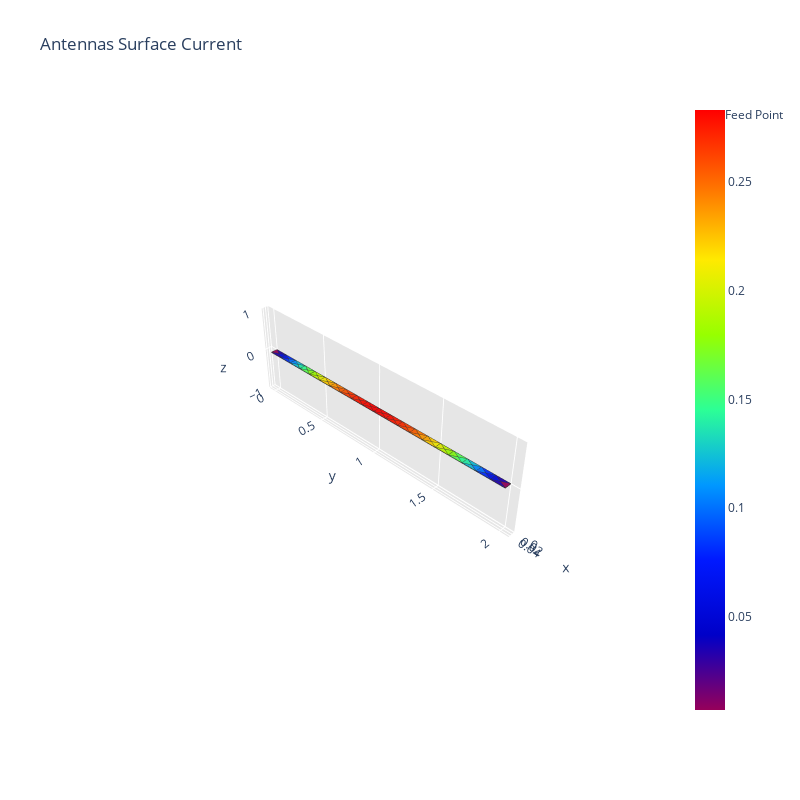

The notebook cell this image was saved under:
### Code cell
process_antenna(strip_mat_gmsh)
print("\n")

start_time = time.time()

scattering_algorithm(strip_mat_gmsh, 75e6, wave_incident_direction, polarization)

elapsed_time = time.time() - start_time
print(f"\nElapsed time for processing the studied antenna: {elapsed_time:.6f} seconds")
print('\n')

### Figure 1 — Plotly figure (JSON) as saved in the notebook; plotly's stock layout.template omitted (floating-point values rounded to 4 significant figures; data arrays with more than 128 entries replaced by an {"elided": "..."} marker saying what was removed)
{"data": [{"facecolor": ["rgb(36, 237, 168)", "rgb(0, 16, 234)", "rgb(0, 16, 234)", "rgb(36, 237, 168)", "rgb(45, 255, 148)", "rgb(255, 168, 0)", "rgb(255, 153, 0)", "rgb(246, 236, 0)", "rgb(231, 239, 0)", "rgb(255, 0, 0)", "rgb(150, 0, 90)", "rgb(150, 0, 90)", "rgb(255, 84, 0)", "rgb(255, 43, 0)", "rgb(255, 0, 0)", "rgb(255, 8, 0)", "rgb(255, 43, 0)", "rgb(255, 36, 0)", "rgb(255, 84, 0)", "rgb(255, 153, 0)", "rgb(255, 168, 0)", "rgb(246, 236, 0)", "rgb(231, 239, 0)", "rgb(153, 255, 0)", "rgb(45, 255, 148)", "rgb(0, 10, 222)", "rgb(0, 10, 222)", "rgb(153, 255, 0)", "rgb(255, 94, 0)", "rgb(255, 36, 0)", "rgb(136, 255, 21)", "rgb(255, 8, 0)", "rgb(255, 12, 0)", "rgb(0, 137, 255)", "rgb(255, 12, 0)", "rgb(255, 94, 0)", "rgb(136, 255, 21)", "rgb(0, 137, 255)", "rgb(0, 111, 255)", "rgb(0, 111, 255)", "rgb(32, 0, 177)", "rgb(32, 0, 177)", "rgb(32, 0, 177)", "rgb(32, 0, 177)", "rgb(0, 45, 255)", "rgb(16, 189, 217)", "rgb(91, 255, 83)", "rgb(193, 246, 0)", "rgb(255, 205, 0)", "rgb(255, 121, 0)", "rgb(255, 62, 0)", "rgb(255, 23, 0)", "rgb(255, 3, 0)", "rgb(255, 3, 0)", "rgb(255, 23, 0)", "rgb(255, 62, 0)", "rgb(255, 121, 0)", "rgb(255, 205, 0)", "rgb(193, 246, 0)", "rgb(91, 255, 83)", "rgb(16, 189, 217)", "rgb(0, 45, 255)", "rgb(0, 45, 255)", "rgb(16, 189, 217)", "rgb(91, 255, 83)", "rgb(193, 246, 0)", "rgb(255, 205, 0)", "rgb(255, 121, 0)", "rgb(255, 62, 0)", "rgb(255, 23, 0)", "rgb(255, 3, 0)", "rgb(255, 3, 0)", "rgb(255, 23, 0)", "rgb(255, 62, 0)", "rgb(255, 121, 0)", "rgb(255, 205, 0)", "rgb(193, 246, 0)", "rgb(91, 255, 83)", "rgb(16, 189, 217)", "rgb(0, 45, 255)"], "i": [20, 23, 4, 39, 6, 36, 9, 8, 37, 32, 1, 3, 10, 34, 13, 31, 15, 30, 29, 28, 17, 27, 18, 26, 25, 22, 41, 7, 35, 11, 38, 12, 33, 5, 14, 16, 19, 24, 40, 21, 0, 4, 2, 23, 5, 6, 7, 8, 9, 10, 11, 12, 13, 14, 15, 16, 17, 18, 19, 20, 21, 22, 24, 25, 26, 27, 28, 29, 30, 31, 32, 33, 34, 35, 36, 37, 38, 39, 40, 41], "j": [52, 61, 54, 44, 55, 42, 58, 42, 56, 57, 53, 43, 45, 45, 46, 46, 47, 60, 47, 48, 49, 49, 50, 50, 51, 43, 53, 56, 58, 59, 55, 57, 59, 44, 60, 48, 51, 52, 54, 61, 53, 53, 43, 43, 54, 44, 55, 56, 42, 58, 45, 59, 57, 46, 60, 47, 48, 49, 50, 51, 52, 61, 61, 52, 51, 50, 49, 48, 47, 60, 46, 57, 59, 45, 58, 42, 56, 55, 44, 54], "k": [25, 22, 41, 6, 39, 9, 36, 37, 8, 13, 0, 2, 35, 11, 32, 14, 30, 15, 16, 17, 28, 18, 27, 19, 20, 23, 4, 38, 10, 34, 7, 33, 12, 40, 31, 29, 26, 21, 5, 24, 41, 1, 22, 3, 4, 5, 6, 7, 8, 9, 10, 11, 12, 13, 14, 15, 16, 17, 18, 19, 20, 21, 23, 24, 25, 26, 27, 28, 29, 30, 31, 32, 33, 34, 35, 36, 37, 38, 39, 40], "name": "", "type": "mesh3d", "x": [0, 0.05, 0.05, 0, 0.05, 0.05, 0.05, 0.05, 0.05, 0.05, 0.05, 0.05, 0.05, 0.05, 0.05, 0.05, 0.05, 0.05, 0.05, 0.05, 0.05, 0.05, 0.05, 0, 0, 0, 0, 0, 0, 0, 0, 0, 0, 0, 0, 0, 0, 0, 0, 0, 0, 0, 0.025, 0.025, 0.025, 0.025, 0.025, 0.025, 0.025, 0.025, 0.025, 0.025, 0.025, 0.025, 0.025, 0.025, 0.025, 0.025, 0.025, 0.025, 0.025, 0.025], "y": [0, 0, 2, 2, 0.1, 0.2, 0.3, 0.4, 0.5, 0.6, 0.7, 0.8, 0.9, 1, 1.1, 1.2, 1.3, 1.4, 1.5, 1.6, 1.7, 1.8, 1.9, 1.9, 1.8, 1.7, 1.6, 1.5, 1.4, 1.3, 1.2, 1.1, 1, 0.9, 0.8, 0.7, 0.6, 0.5, 0.4, 0.3, 0.2, 0.1, 0.55, 1.95, 0.25, 0.75, 1.05, 1.25, 1.35, 1.45, 1.55, 1.65, 1.75, 0.05, 0.15, 0.35, 0.45, 0.95, 0.65, 0.85, 1.15, 1.85], "z": [0, 0, 0, 0, 0, 0, 0, 0, 0, 0, 0, 0, 0, 0, 0, 0, 0, 0, 0, 0, 0, 0, 0, 0, 0, 0, 0, 0, 0, 0, 0, 0, 0, 0, 0, 0, 0, 0, 0, 0, 0, 0, 0, 0, 0, 0, 0, 0, 0, 0, 0, 0, 0, 0, 0, 0, 0, 0, 0, 0, 0, 0]}, {"line": {"color": "rgb(50, 50, 50)", "width": 1.5}, "mode": "lines", "showlegend": false, "type": "scatter3d", "x": {"elided": "400 float values"}, "y": {"elided": "400 float values"}, "z": {"elided": "400 int values"}}, {"hoverinfo": "none", "marker": {"color": [0.007075, 0.2833], "colorscale": [[0, "rgb(150, 0, 90)"], [0.125, "rgb(0, 0, 200)"], [0.25, "rgb(0, 25, 255)"], [0.375, "rgb(0, 152, 255)"], [0.5, "rgb(44, 255, 150)"], [0.625, "rgb(151, 255, 0)"], [0.75, "rgb(255, 234, 0)"], [0.875, "rgb(255, 111, 0)"], [1, "rgb(255, 0, 0)"]], "showscale": true, "size": 0.1}, "mode": "markers", "showlegend": false, "type": "scatter3d", "x": [0], "y": [0], "z": [0]}, {"marker": {"color": "red", "size": 6, "symbol": "circle"}, "mode": "markers+text", "name": "Feed Point", "text": ["Feed Point"], "textposition": "top center", "type": "scatter3d", "x": ["s"], "y": ["t"], "z": ["r"]}], "layout": {"height": 800, "scene": {"aspectratio": {"x": 0.025, "y": 1, "z": 0.3}, "xaxis": {"backgroundcolor": "rgb(230, 230, 230)", "gridcolor": "rgb(255, 255, 255)", "showbackground": true, "zerolinecolor": "rgb(255, 255, 255)"}, "yaxis": {"backgroundcolor": "rgb(230, 230, 230)", "gridcolor": "rgb(255, 255, 255)", "showbackground": true, "zerolinecolor": "rgb(255, 255, 255)"}, "zaxis": {"backgroundcolor": "rgb(230, 230, 230)", "gridcolor": "rgb(255, 255, 255)", "showbackground": true, "zerolinecolor": "rgb(255, 255, 255)"}}, "title": {"text": "Antennas Surface Current"}, "width": 800}}
